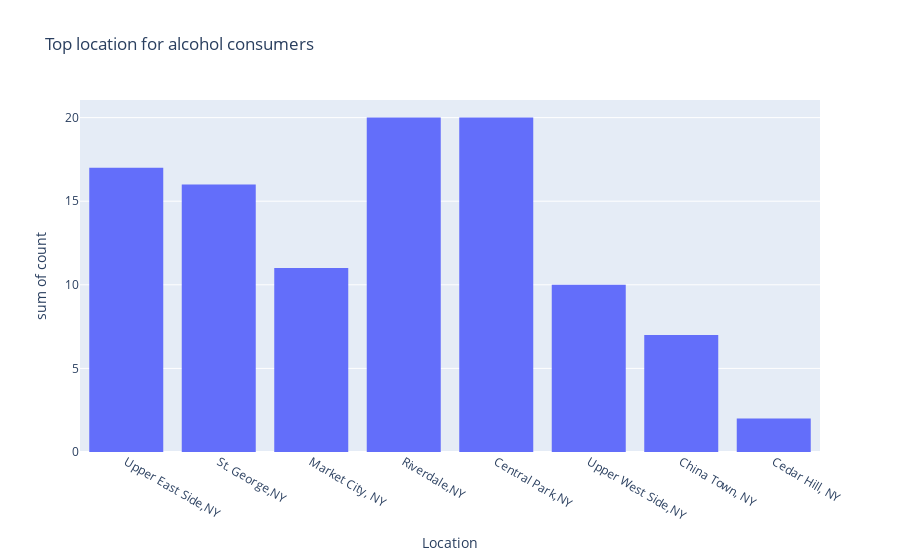

Write notebook code for a chart like this one.
### Code cell
fig=px.histogram(alcohol_combo,
                 x='Location',
                 y='count',
                 nbins=5,
                 title='Top location for alcohol consumers')
fig.show()

### Figure 1 — Plotly figure (JSON) as saved in the notebook; plotly's stock layout.template omitted (floating-point values rounded to 4 significant figures)
{"data": [{"alignmentgroup": "True", "bingroup": "x", "histfunc": "sum", "hovertemplate": "Location=%{x}<br>sum of count=%{y}<extra></extra>", "legendgroup": "", "marker": {"color": "#636efa", "pattern": {"shape": ""}}, "name": "", "nbinsx": 5, "offsetgroup": "", "orientation": "v", "showlegend": false, "type": "histogram", "x": ["Upper East Side,NY", "St. George,NY", "Upper East Side,NY", "Upper East Side,NY", "Market City, NY", "Riverdale,NY", "Riverdale,NY", "Upper East Side,NY", "Central Park,NY", "Riverdale,NY", "St. George,NY", "Central Park,NY", "Central Park,NY", "Upper West Side,NY", "China Town, NY", "Upper West Side,NY", "Upper East Side,NY", "Riverdale,NY", "St. George,NY", "Market City, NY", "Upper West Side,NY", "Central Park,NY", "Central Park,NY", "Upper East Side,NY", "Riverdale,NY", "Riverdale,NY", "Market City, NY", "Upper East Side,NY", "Riverdale,NY", "China Town, NY", "Upper West Side,NY", "St. George,NY", "Central Park,NY", "Market City, NY", "Central Park,NY", "Riverdale,NY", "St. George,NY", "Riverdale,NY", "St. George,NY", "Central Park,NY", "Cedar Hill, NY", "Riverdale,NY", "Central Park,NY", "Market City, NY", "China Town, NY", "Upper East Side,NY", "Upper West Side,NY", "China Town, NY", "Upper East Side,NY", "Central Park,NY", "St. George,NY", "St. George,NY", "Central Park,NY", "St. George,NY", "Upper West Side,NY", "China Town, NY", "Market City, NY"], "xaxis": "x", "y": [3, 3, 2, 2, 2, 2, 2, 2, 2, 2, 2, 2, 2, 2, 2, 2, 2, 2, 2, 2, 2, 2, 2, 2, 2, 2, 2, 2, 2, 2, 2, 2, 2, 2, 2, 2, 2, 2, 2, 2, 2, 2, 2, 2, 1, 1, 1, 1, 1, 1, 1, 1, 1, 1, 1, 1, 1], "yaxis": "y"}], "layout": {"autosize": true, "barmode": "relative", "legend": {"tracegroupgap": 0}, "title": {"text": "Top location for alcohol consumers"}, "xaxis": {"anchor": "y", "autorange": true, "domain": [0, 1], "range": [-0.5, 7.5], "title": {"text": "Location"}, "type": "category"}, "yaxis": {"anchor": "x", "autorange": true, "domain": [0, 1], "range": [0, 21.05], "title": {"text": "sum of count"}, "type": "linear"}}}
